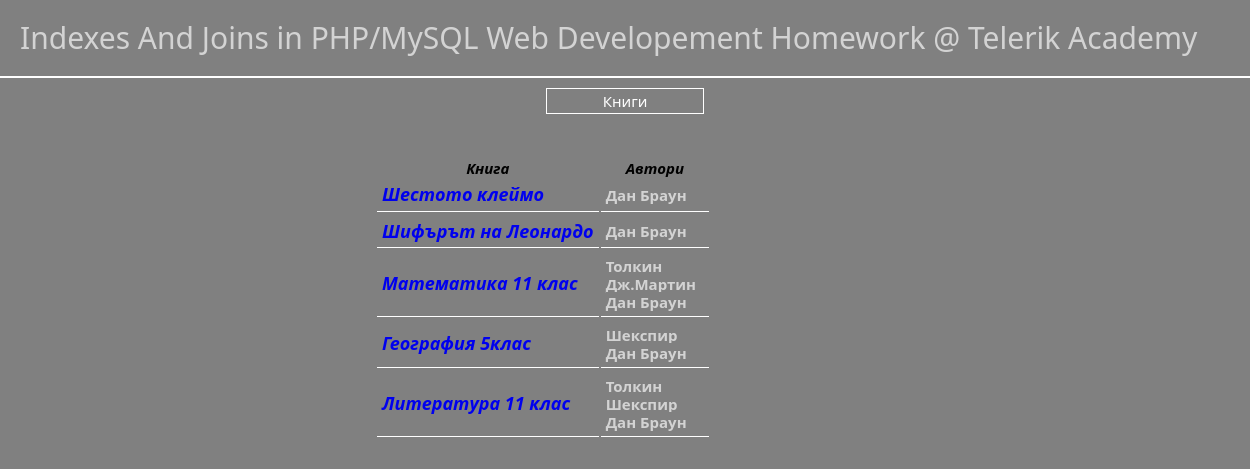
/homework5/booksList.php?authorID=4, run on the app's committed database.
### tables this page shows
CREATE TABLE IF NOT EXISTS `books_authors` (
  `book_id` int(11) NOT NULL,
  `author_id` int(11) NOT NULL
);

CREATE TABLE IF NOT EXISTS `books` (
  `book_id` int(11) NOT NULL AUTO_INCREMENT,
  `book_title` varchar(50) NOT NULL,
  PRIMARY KEY (`book_id`)
);

CREATE TABLE IF NOT EXISTS `authors` (
  `author_id` int(11) NOT NULL AUTO_INCREMENT,
  `author_name` varchar(50) NOT NULL,
  PRIMARY KEY (`author_id`)
);

### homework5/booksList.php (the view, shortened to what this page needs)
<?php
require './includes/globals.php';
include './includes/header.php';
?>
<div class="index-btn"><a href="index.php">Книги</a></div>
<div class="table-wrapper">
<table>
<tr><th>Книга</th><th>Автори</th></tr>
<?php
        if ($connection) {
            if (isset($_GET['authorID']) && is_numeric($_GET['authorID'])) {
                $getAllBooksByAuthorQuery = mysqli_query($connection, 'SELECT * FROM authors INNER JOIN books_authors ON authors.author_id=books_authors.author_id INNER JOIN books ON books_authors.book_id=books.book_id WHERE authors.author_id="'.$_GET['authorID'].'"');
                if ($getAllBooksByAuthorQuery->num_rows > 0) {
                     while ($row=$getAllBooksByAuthorQuery->fetch_assoc()) {
                        echo '<tr><td><div class="book-title"><a href="book.php?book_id='.$row['book_id'].'">'.$row['book_title'].'</a></div></td><td>';
                        $getAllAuthorsForGivenBookQuery = mysqli_query($connection, 'SELECT * FROM authors INNER JOIN books_authors ON authors.author_id=books_authors.author_id INNER JOIN books ON books_authors.book_id=books.book_id WHERE book_title="'.$row['book_title'].'"');
                        while ($row2=$getAllAuthorsForGivenBookQuery->fetch_assoc()) {
                            echo '<div class="author-name"><a href="booksList.php?authorID='.$row2['author_id'].'">'.$row2['author_name'].' </a></div>';
                        }
                     echo '</td><tr>';
                     }
                }
                else {
                    echo '<div class="error-msg">No such author or no books added with this author</div>';
                }
            }
            else {
                echo '<div class="error-msg">No such author</div>';
            }
        }
        else    {
            echo 'No connection to database - '.mysqli_connect_error();
        }
?>
</table>
</div>
<?php
include './includes/footer.php';
?>

### data on the page
books_authors: book.book_title "Шестото клеймо", author.author_name "Дан Браун"
books_authors: book.book_title "Шифърът на Леонардо", author.author_name "Дан Браун"
books_authors: book.book_title "Математика 11 клас", author.author_name "Дан Браун"
books_authors: author.author_name "Толкин"
books_authors: author.author_name "Дж.Мартин"
books_authors: book.book_title "География 5клас", author.author_name "Дан Браун"
books_authors: author.author_name "Шекспир"
books_authors: book.book_title "Литература 11 клас", author.author_name "Дан Браун"
books_authors: author.author_name "Толкин"
books_authors: author.author_name "Шекспир"
